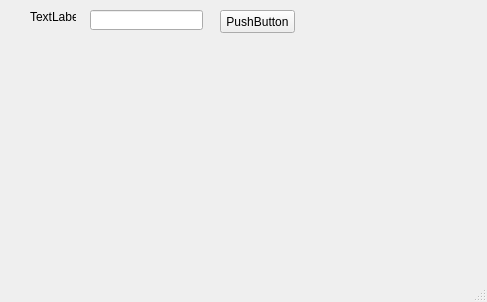
<?xml version="1.0" encoding="UTF-8"?>
<ui version="4.0">
 <class>MWServer</class>
 <widget class="QMainWindow" name="MWServer">
  <property name="geometry">
   <rect>
    <x>0</x>
    <y>0</y>
    <width>487</width>
    <height>302</height>
   </rect>
  </property>
  <property name="windowTitle">
   <string>MainWindow</string>
  </property>
  <widget class="QWidget" name="centralwidget">
   <widget class="QLabel" name="label">
    <property name="geometry">
     <rect>
      <x>30</x>
      <y>10</y>
      <width>46</width>
      <height>13</height>
     </rect>
    </property>
    <property name="text">
     <string>TextLabel</string>
    </property>
   </widget>
   <widget class="QPushButton" name="pushButton">
    <property name="geometry">
     <rect>
      <x>220</x>
      <y>10</y>
      <width>75</width>
      <height>23</height>
     </rect>
    </property>
    <property name="text">
     <string>PushButton</string>
    </property>
   </widget>
   <widget class="QLineEdit" name="lineEdit">
    <property name="geometry">
     <rect>
      <x>90</x>
      <y>10</y>
      <width>113</width>
      <height>20</height>
     </rect>
    </property>
   </widget>
  </widget>
  <widget class="QMenuBar" name="menubar">
   <property name="geometry">
    <rect>
     <x>0</x>
     <y>0</y>
     <width>487</width>
     <height>20</height>
    </rect>
   </property>
  </widget>
  <widget class="QStatusBar" name="statusbar"/>
 </widget>
 <resources/>
 <connections/>
</ui>
